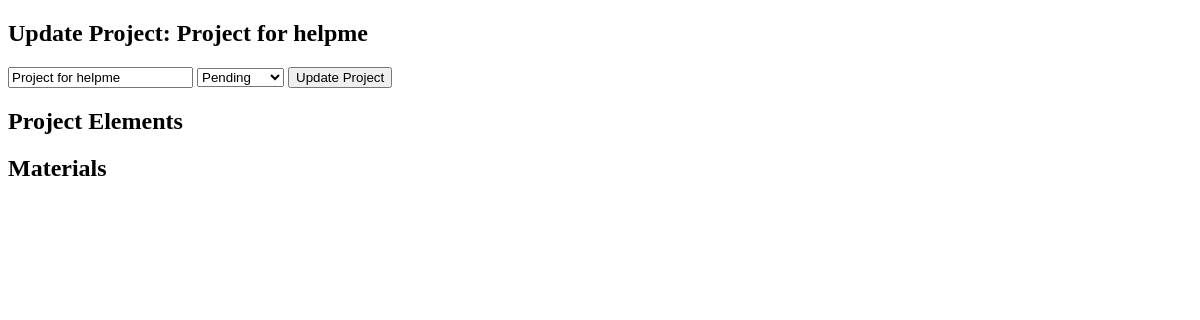
Page /edit_project/3/ (signed in) on the earlier database version.
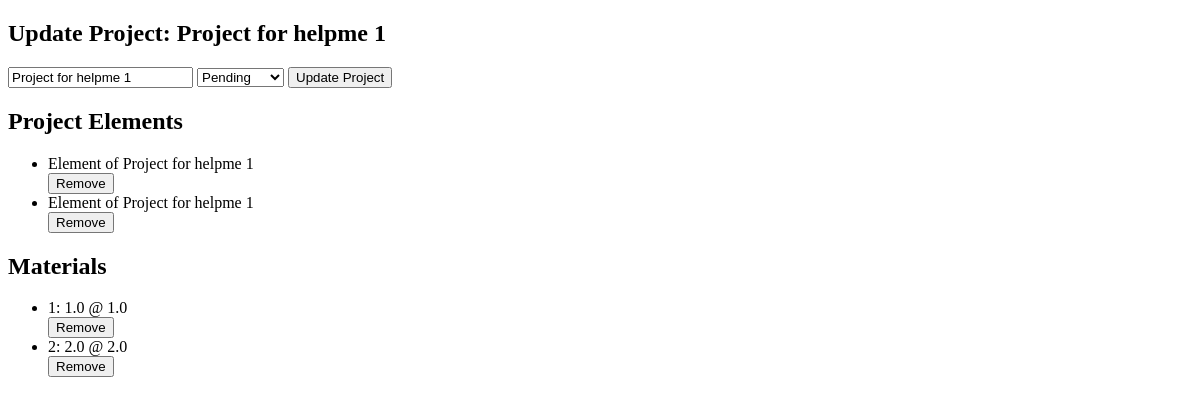
Same page on the later database version.
### quotations/models.py (models this page shows, shortened)
class Project(models.Model):
    STATUS_CHOICES = [
        ("Pending", "Pending"),
        ("Approved", "Approved"),
        ("Declined", "Declined"),
        ("Completed", "Completed"),
    ]
    name = models.CharField(max_length=100)
    description = models.CharField(max_length=100)
    location = models.CharField(max_length=100)
    start_date = models.DateField(default=datetime.date.today)
    end_date = models.DateField(blank=True, null=True)
    user = models.ForeignKey(User, on_delete=models.CASCADE, related_name="projects")
    status = models.CharField(
        max_length=20, choices=STATUS_CHOICES, default="pending", blank=True, null=True
    )
    created_at = models.DateTimeField(auto_now_add=True)
    updated_at = models.DateTimeField(auto_now=True)

class ProjectElement(models.Model):
    project = models.ForeignKey(
        Project, on_delete=models.CASCADE, related_name="elements"
    )
    name = models.CharField(max_length=100)
    created_at = models.DateTimeField(auto_now_add=True)  # Changed to snake_case
    updated_at = models.DateTimeField(auto_now=True)  # Changed to snake_case
    def __str__(self):
        return f"Element of {self.project.name}"

class Material(models.Model):
    element = models.ForeignKey(
        ProjectElement, related_name="materials", on_delete=models.CASCADE
    )
    name = models.CharField(max_length=255)
    qty = models.FloatField()
    unit = models.CharField(max_length=50)
    price_per_qty = models.FloatField()
    markup_percentage = models.FloatField()

### quotations/views.py (the view, shortened to what this page needs)
# urls.py: path("edit_project/<int:project_id>/", views.update_project, name="edit_project"),
@login_required
def update_project(request, project_id):
    project = get_object_or_404(Project, id=project_id)
    project_elements = ProjectElement.objects.filter(project=project)
    materials = Material.objects.filter(element__project=project)
    return render(
        request,
        "update_project.html",
        {
            "project": project,
            "project_elements": project_elements,
            "materials": materials,
        },
    )

### templates/update_project.html (shortened to what this page needs)
<!DOCTYPE html>
<html lang="en">
<head>
</head>
<body>
    <div class="container">
        <h2>Update Project: {{ project.name }}</h2>
<form method="POST">
    <input type="text" name="name" value="{{ project.name }}" required>
    <select name="status">
        <option value="Pending" {% if project.status == 'Pending' %}selected{% endif %}>Pending</option>
    </select>
    <button type="submit">Update Project</button>
</form>
        <h2>Project Elements</h2>
        <ul>
            {% for element in project_elements %}
                <li>{{ element }}</li>
                <button class="remove-element" data-id="{{ element.id }}">Remove</button>
            {% endfor %}
        </ul>
        <h2>Materials</h2>
        <ul>
            {% for material in materials %}
                <li>{{ material.name }}: {{ material.qty }} @ {{ material.price_per_qty }}</li>
                <button class="remove-material" data-id="{{ material.id }}">Remove</button>
            {% endfor %}
        </ul>
    </div>
</body>
</html>

Differences in the rows shown:
changed Project "Pending": name "Project for helpme" → "Project for helpme 1"
added ProjectElement: project.name "Element of Project for helpme 1"
added ProjectElement: project.name "Element of Project for helpme 1"
added Material: name "1", qty "1.0", price_per_qty "1.0"
added Material: name "2", qty "2.0", price_per_qty "2.0"
